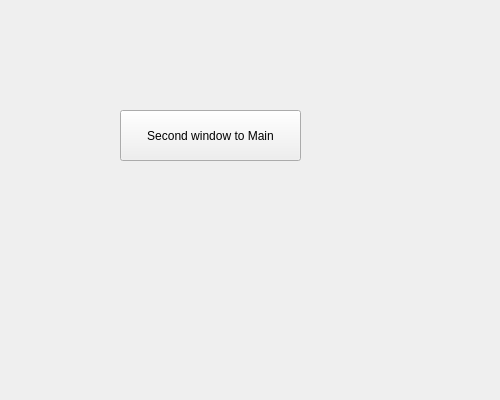
<?xml version="1.0" encoding="UTF-8"?>
<ui version="4.0">
 <class>Form</class>
 <widget class="QWidget" name="Form">
  <property name="geometry">
   <rect>
    <x>0</x>
    <y>0</y>
    <width>500</width>
    <height>400</height>
   </rect>
  </property>
  <property name="windowTitle">
   <string>Form</string>
  </property>
  <widget class="QPushButton" name="btn_test">
   <property name="geometry">
    <rect>
     <x>120</x>
     <y>110</y>
     <width>181</width>
     <height>51</height>
    </rect>
   </property>
   <property name="text">
    <string>Second window to Main</string>
   </property>
  </widget>
 </widget>
 <resources/>
 <connections>
  <connection>
   <sender>btn_test</sender>
   <signal>clicked()</signal>
   <receiver>Form</receiver>
   <slot>btn_second_to_main()</slot>
   <hints>
    <hint type="sourcelabel">
     <x>194</x>
     <y>145</y>
    </hint>
    <hint type="destinationlabel">
     <x>245</x>
     <y>232</y>
    </hint>
   </hints>
  </connection>
 </connections>
 <slots>
  <slot>btn_second_to_main()</slot>
 </slots>
</ui>
